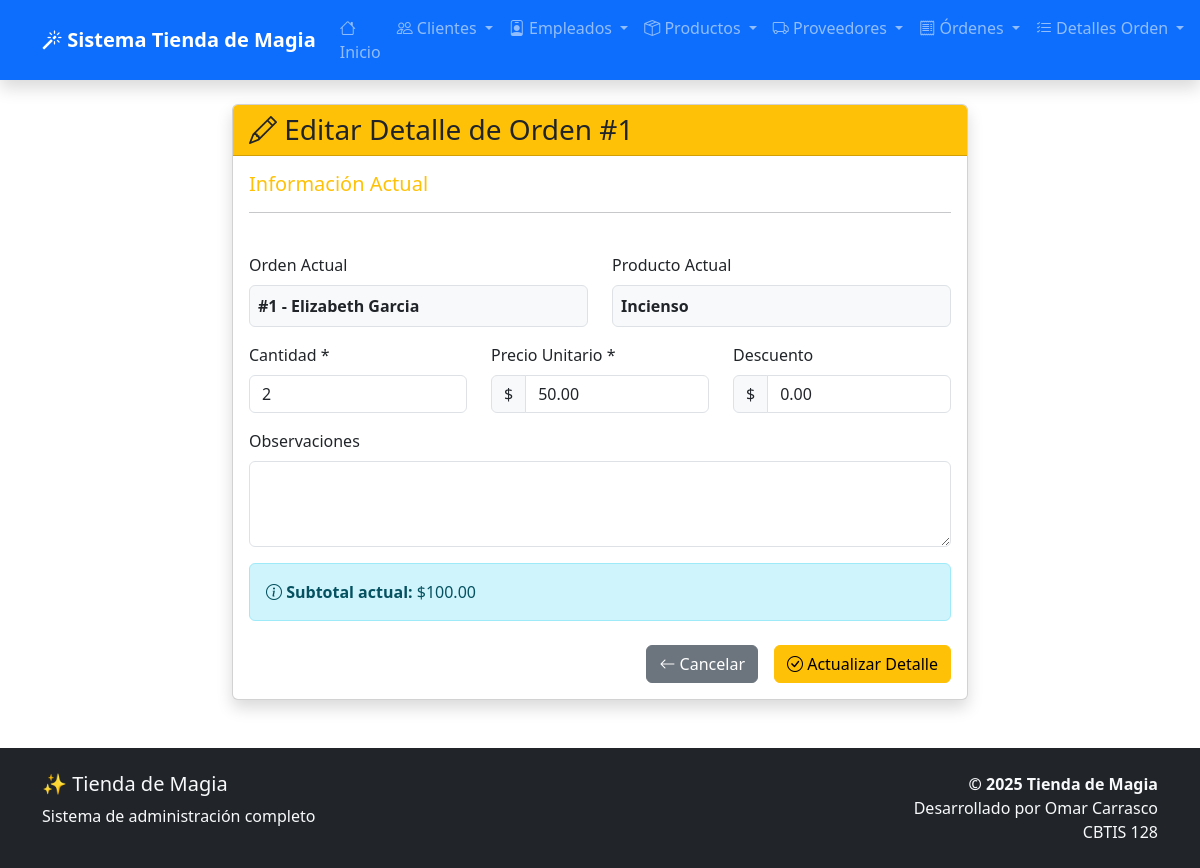
The page /detalles-orden/actualizar/1/ on the database its author committed.
### app_TiendadeMagia/models.py (models this page shows, shortened)
class DetalleOrden(models.Model):
    orden = models.ForeignKey(OrdenDeVenta, on_delete=models.CASCADE)
    producto = models.ForeignKey(Producto, on_delete=models.PROTECT)
    cantidad = models.IntegerField(default=1)
    precio_unitario = models.DecimalField(max_digits=10, decimal_places=2)
    subtotal = models.DecimalField(max_digits=10, decimal_places=2)
    descuento = models.DecimalField(max_digits=10, decimal_places=2, default=0)
    observaciones = models.CharField(max_length=255, blank=True)

class OrdenDeVenta(models.Model):
    ESTADOS = [
        ('pendiente', 'Pendiente'),
        ('procesando', 'Procesando'),
        ('enviado', 'Enviado'),
        ('entregado', 'Entregado'),
        ('cancelado', 'Cancelado'),
    ]
    METODOS_PAGO = [
        ('efectivo', 'Efectivo'),
        ('tarjeta', 'Tarjeta'),
        ('transferencia', 'Transferencia'),
        ('paypal', 'PayPal'),
    ]
    cliente = models.ForeignKey(Cliente, on_delete=models.PROTECT)
    empleado = models.ForeignKey(Empleado, on_delete=models.PROTECT)
    fecha_orden = models.DateTimeField(auto_now_add=True)
    direccion_envio = models.CharField(max_length=500)
    metodo_pago = models.CharField(max_length=50, choices=METODOS_PAGO, default='efectivo')
    total = models.DecimalField(max_digits=10, decimal_places=2, default=0)
    estado = models.CharField(max_length=50, choices=ESTADOS, default='pendiente')
    comentarios = models.TextField(blank=True, null=True)

class Cliente(models.Model):
    nombre = models.CharField(max_length=255)
    email = models.EmailField()
    telefono = models.CharField(max_length=20)
    direccion = models.TextField()
    fecha_registro = models.DateField(auto_now_add=True)
    rfc = models.CharField(max_length=13, blank=True, null=True)

class Producto(models.Model):
    CATEGORIAS = [
        ('varitas', 'Varitas Mágicas'),
        ('pociones', 'Pociones'),
        ('libros', 'Libros de Hechizos'),
        ('accesorios', 'Accesorios Mágicos'),
        ('ingredientes', 'Ingredientes Mágicos'),
    ]
    nombre = models.CharField(max_length=255)
    descripcion = models.TextField(blank=True, null=True)
    categoria = models.CharField(max_length=100, choices=CATEGORIAS)
    precio = models.DecimalField(max_digits=10, decimal_places=2)
    proveedor = models.ForeignKey(Proveedor, on_delete=models.SET_NULL, null=True, blank=True)
    fecha_ingreso = models.DateField(auto_now_add=True)
    stock = models.IntegerField(default=0)

### app_TiendadeMagia/views.py (the view, shortened to what this page needs)
# urls.py: path('detalles-orden/actualizar/<int:id>/', views.actualizar_detalle_orden, name='actualizar_detalle_orden'),
def actualizar_detalle_orden(request, id):
    detalle = get_object_or_404(DetalleOrden, id=id)
    ordenes = OrdenDeVenta.objects.all()
    productos = Producto.objects.all()
    return render(request, 'app_TiendadeMagia/detalle_orden/actualizar_detalle.html', {
        'detalle': detalle,
        'ordenes': ordenes,
        'productos': productos
    })

### app_TiendadeMagia/templates/app_TiendadeMagia/detalle_orden/actualizar_detalle.html (shortened to what this page needs)
{% extends 'app_TiendadeMagia/base.html' %}
{% load static %}
{% block content %}
<div class="container mt-4">
    <div class="row justify-content-center">
        <div class="col-md-8">
            <div class="card shadow">
                <div class="card-header bg-warning text-dark">
                    <h3 class="mb-0">
                        <i class="bi bi-pencil"></i> Editar Detalle de Orden #{{ detalle.id }}
                    </h3>
                </div>
                <div class="card-body">
                    <form method="POST">
                        <div class="row mb-4">
                            <div class="col-12">
                                <h5 class="text-warning">Información Actual</h5>
                                <hr>
                            </div>
                        </div>
                        <div class="row mb-3">
                            <div class="col-md-6">
                                <label class="form-label">Orden Actual</label>
                                <p class="form-control-plaintext border rounded p-2 bg-light">
                                    <strong>#{{ detalle.orden.id }} - {{ detalle.orden.cliente.nombre }}</strong>
                                </p>
                            </div>
                            <div class="col-md-6">
                                <label class="form-label">Producto Actual</label>
                                <p class="form-control-plaintext border rounded p-2 bg-light">
                                    <strong>{{ detalle.producto.nombre }}</strong>
                                </p>
                            </div>
                        </div>
                        <div class="row">
                            <div class="col-md-4 mb-3">
                                <label for="cantidad" class="form-label">Cantidad *</label>
                                <input type="number" class="form-control" id="cantidad" name="cantidad"
                                       value="{{ detalle.cantidad }}" min="1" required>
                            </div>
                            <div class="col-md-4 mb-3">
                                <label for="precio_unitario" class="form-label">Precio Unitario *</label>
                                <div class="input-group">
                                    <span class="input-group-text">$</span>
                                    <input type="number" step="0.01" class="form-control" id="precio_unitario"
                                           name="precio_unitario" value="{{ detalle.precio_unitario }}" min="0" required>
                                </div>
                            </div>
                            <div class="col-md-4 mb-3">
                                <label for="descuento" class="form-label">Descuento</label>
                                <div class="input-group">
                                    <span class="input-group-text">$</span>
                                    <input type="number" step="0.01" class="form-control" id="descuento"
                                           name="descuento" value="{{ detalle.descuento }}" min="0">
                                </div>
                            </div>
                        </div>
                        <div class="mb-3">
                            <label for="observaciones" class="form-label">Observaciones</label>
                            <textarea class="form-control" id="observaciones" name="observaciones"
                                      rows="3">{{ detalle.observaciones }}</textarea>
                        </div>
                        <div class="alert alert-info">
                            <i class="bi bi-info-circle"></i>
                            <strong>Subtotal actual:</strong> ${{ detalle.subtotal }}
                        </div>
                        <div class="d-grid gap-2 d-md-flex justify-content-md-end mt-4">
                            <a href="{% url 'ver_detalles_orden' %}" class="btn btn-secondary me-md-2">
                                <i class="bi bi-arrow-left"></i> Cancelar
                            </a>
                            <button type="submit" class="btn btn-warning">
                                <i class="bi bi-check-circle"></i> Actualizar Detalle
                            </button>
                        </div>
                    </form>
                </div>
            </div>
        </div>
    </div>
</div>
{% endblock %}

### rows shown on the page
DetalleOrden: id "1", orden.id "1", orden.cliente.nombre "Elizabeth Garcia", producto.nombre "Incienso", cantidad "2", precio_unitario "50.00", descuento "0.00", subtotal "100.00"
